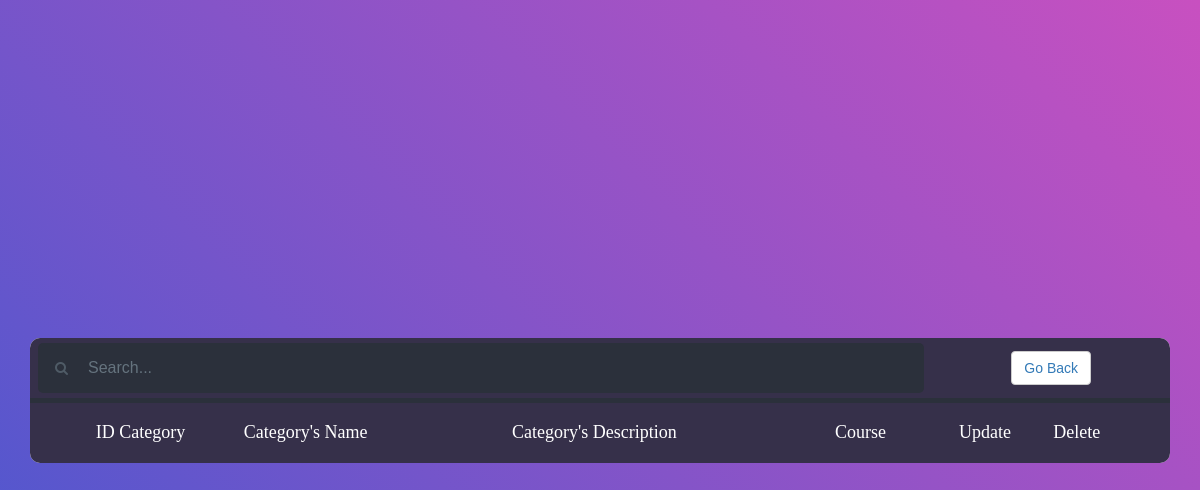
/modifyCategory.php, run on an earlier commit of the app's database.
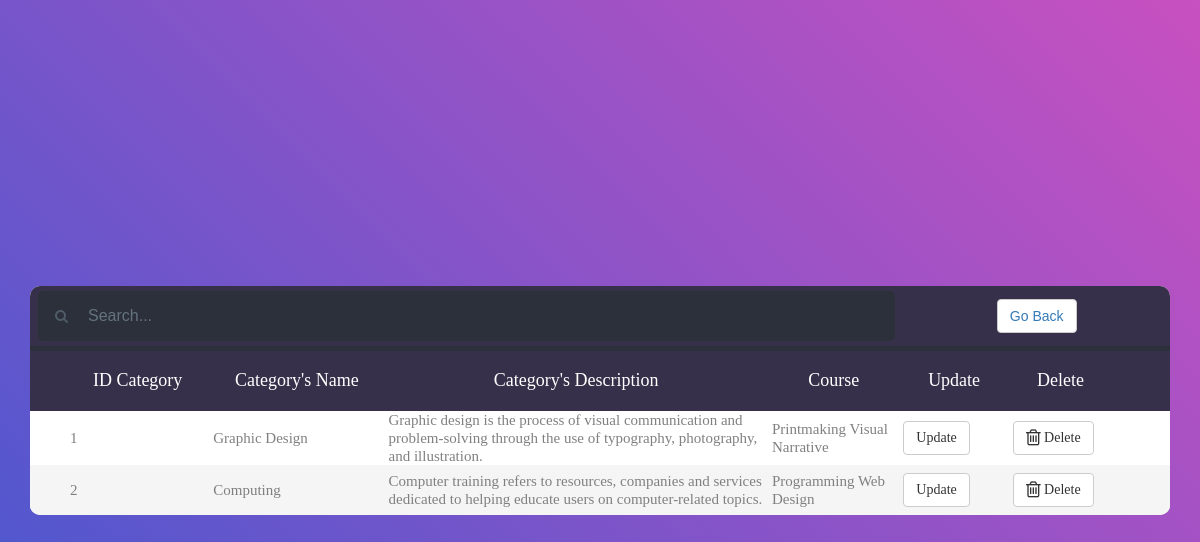
And on a later commit of the database.
### tables this page shows
CREATE TABLE `category` (
  `idcategory` int(11) NOT NULL,
  `name` varchar(200) NOT NULL,
  `description` varchar(1000) NOT NULL,
  `idstaff` int(11) NOT NULL
);

CREATE TABLE `course` (
  `idcourse` int(11) NOT NULL,
  `name` varchar(200) NOT NULL,
  `description` varchar(1000) NOT NULL,
  `idstaff` int(11) NOT NULL,
  `idcategory` int(11) NOT NULL
);

### modifyCategory.php (the view, shortened to what this page needs)
<!DOCTYPE html>
<html lang="en">
<head>
	<link href="//maxcdn.bootstrapcdn.com/font-awesome/4.1.0/css/font-awesome.min.css" rel="stylesheet">
	<link rel="stylesheet" href="https://cdnjs.cloudflare.com/ajax/libs/font-awesome/4.7.0/css/font-awesome.min.css">
	<link rel="stylesheet" type="text/css" href="https://cdnjs.cloudflare.com/ajax/libs/jquery.perfect-scrollbar/1.4.0/css/perfect-scrollbar.css">
	<link rel="stylesheet" href="https://maxcdn.bootstrapcdn.com/bootstrap/3.4.0/css/bootstrap.min.css">
	<link rel="stylesheet" type="text/css" href="css/main.css">
	<link rel="stylesheet" type="text/css" href="search.css">
</head>
<body>
	<div class="limiter">
		<div class="container-table100">
			<div class="wrap-table100">
				<div class="table100">
					<table>
						<thead>
							<tr style="background: #36304a;">
								<td colspan="4" >
									<div class="container-3">
										<span class="icon"><i class="fa fa-search"></i></span>
										<input type="search" id="search" placeholder="Search..." />
									</div>
								</td>
								<th colspan="2" >
									<div style="  text-align: center;" >
										<button type="button" class="btn btn-default" >
											<?php
											$url = htmlspecialchars($_SERVER['HTTP_REFERER']);
											echo "<a href='$url'>Go Back</a>";
											?>
										</button>
									</div>
								</th>
							</tr>
							<tr style="background: #2b303b; height: 5px; ">
								<th colspan="6">
								</th>
							</tr>
							<tr class="table100-head">
								<th class="column1">ID Category</th>
								<th class="column2">Category's Name</th>
								<th class="column3">Category's Description</th>
								<th class="column4">Course</th>
								<th class="column5">Update</th>
								<th class="column6">Delete</th>
							</tr>
						</thead>
						<tbody>
							<?php
							require_once'db.php';
							$sql = "SELECT * FROM category ";
							$result = $conn->query($sql);
							if ($result->num_rows > 0) {
								while($row = $result->fetch_assoc()) {
									$idcategory = $_SESSION['idcategory'];
									?>
									<tr>
										<td class="column1"><?php echo $row["idcategory"]?></td>
										<td class="column2"><?php echo $row["name"]?></td>
										<td class="column3"><?php echo $row["description"]?></td>
										<td class="column4">
											<?php
											require_once'db.php';
											$sql1 = "SELECT course.name FROM category INNER JOIN course ON category.idcategory=course.idcategory where course.idcategory =".$idcategory;
											$result1 = $conn->query($sql1);
											if ($result1->num_rows > 0) {
												while($row1 = $result1->fetch_assoc()) {
													?>
													<span><?php echo $row1["name"]?></span>
													<?php
												}
											}
											?>
										</td>
										<td class="column5"><a href="https://youtu.be/2WRN7_jj9bI"><button type="button" class="btn btn-default" >Update</button></a></td>
										<td class="column6">
											<a class="btn btn-default" href="modifyCategory.php?deletecategory=<?php echo $row["idcategory"]?>">
												<i class="fa fa-trash-o fa-lg"></i> Delete</a>
											</td>
										</tr>
										<?php
									}
								}
								?>
							</tbody>
						</table>
					</div>
				</div>
			</div>
		</div>
	</body>
	</html>

What changed in the data, as far as the page shows it:
added category: idcategory "1", name "Graphic Design", description "Graphic design is the process of visual communication and problem-solving through the use of typography, photography, and illustration."
added course: name "Printmaking", shown under "1"
added course: name "Visual Narrative", shown under "1"
added category: idcategory "2", name "Computing", description "Computer training refers to resources, companies and services dedicated to helping educate users on computer-related topics."
added course: name "Programming", shown under "2"
added course: name "Web Design", shown under "2"
